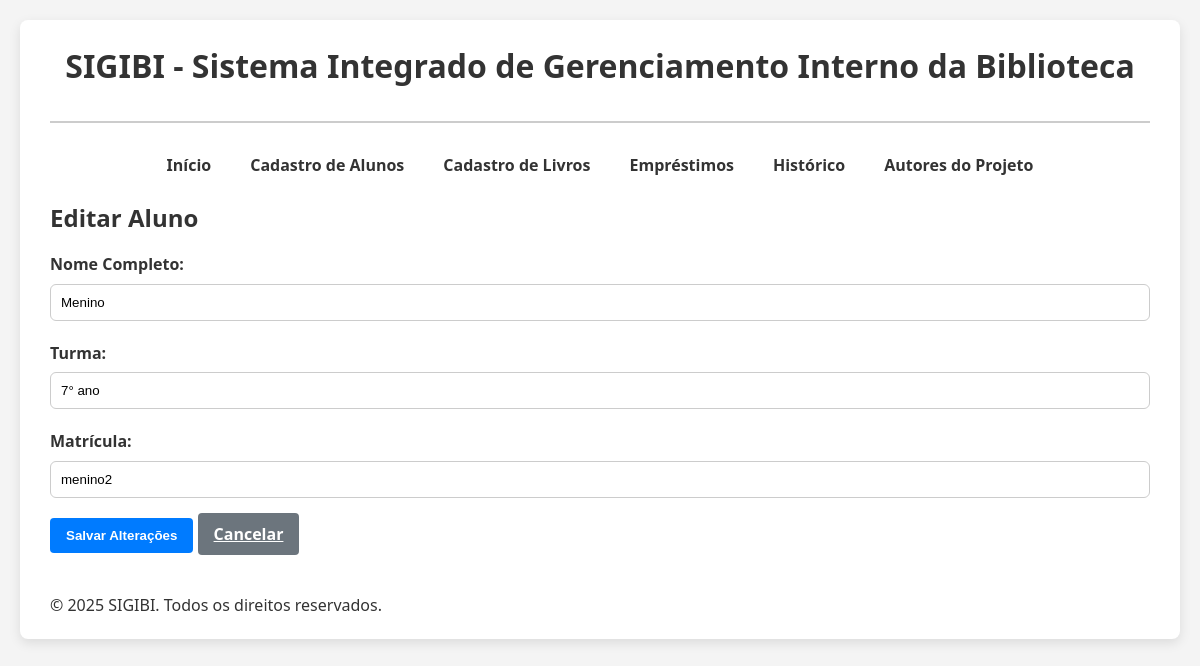
Page /alunos/editar/2/ on the committed database.
### app_sigibi/models.py (models this page shows, shortened)
class Aluno(models.Model):
    nome = models.CharField(max_length=100)
    matricula = models.CharField(max_length=20, unique=True)
    turma = models.CharField(max_length=50)

### app_sigibi/views.py (the view)
# urls.py: path('alunos/editar/<int:aluno_id>/', views.editar_aluno, name='editar_aluno'),
def editar_aluno(request, aluno_id):
    aluno = get_object_or_404(Aluno, pk=aluno_id)
    if request.method == 'POST':
        form = AlunoForm(request.POST, instance=aluno)
        if form.is_valid():
            form.save()
            messages.success(request, 'Aluno atualizado com sucesso!')
            return redirect('lista_alunos')
        else:
            messages.error(request, 'Erro ao atualizar aluno.')
    else:
        form = AlunoForm(instance=aluno)
    return render(request, 'alunos/editar_aluno.html', {'form': form, 'aluno': aluno})

### app_sigibi/forms.py
class AlunoForm(forms.ModelForm):
    class Meta:
        model = Aluno
        fields = ['nome', 'turma', 'matricula']
        widgets = {
            'nome': forms.TextInput(attrs={'class': 'form-control', 'placeholder': 'Nome do aluno'}),
            'turma': forms.TextInput(attrs={'class': 'form-control', 'placeholder': 'Turma'}),
            'matricula': forms.TextInput(attrs={'class': 'form-control', 'placeholder': 'Matrícula'}),
        }

### app_sigibi/templates/alunos/editar_aluno.html (shortened to what this page needs)
{% extends 'base.html' %}
{% block content %}
<h2>Editar Aluno</h2>
<form method="post">
    <div class="form-group">
        <label for="{{ form.nome.id_for_label }}">Nome Completo:</label>
        {{ form.nome }}
    </div>
    <div class="form-group">
        <label for="{{ form.turma.id_for_label }}">Turma:</label>
        {{ form.turma }}
    </div>
    <div class="form-group">
        <label for="{{ form.matricula.id_for_label }}">Matrícula:</label>
        {{ form.matricula }}
    </div>
    <div class="form-group">
        <button type="submit" class="btn btn-primary">Salvar Alterações</button>
        <a href="{% url 'lista_alunos' %}" class="btn btn-secondary">Cancelar</a>
    </div>
</form>
{% endblock %}

### app_sigibi/static/css/styles.css (style rules this page uses)
* { box-sizing: border-box; margin: 0; padding: 0; }
body { font-family: 'Segoe UI', Tahoma, Geneva, Verdana, sans-serif; background-color: #f4f4f4; color: #333; padding: 20px; line-height: 1.6; }
h1, h2, h3 { color: #333; margin-bottom: 15px; }
.form-group { margin-bottom: 20px; }
.form-group label { display: block; margin-bottom: 6px; font-weight: 600; }
.form-group input[type="text"], .form-group input[type="number"], .form-group select { width: 100%; padding: 10px; border: 1px solid #ccc; border-radius: 6px; transition: border 0.2s; }
.btn { background-color: navy; color: white; padding: 10px 16px; border: none; border-radius: 4px; cursor: pointer; font-weight: 600; transition: background-color 0.2s ease; }
.btn-primary { background-color: #007bff; }
.btn-secondary { background-color: #6c757d; }

### rows in the picture
Aluno: nome "Menino", turma "7° ano", matricula "menino2"
